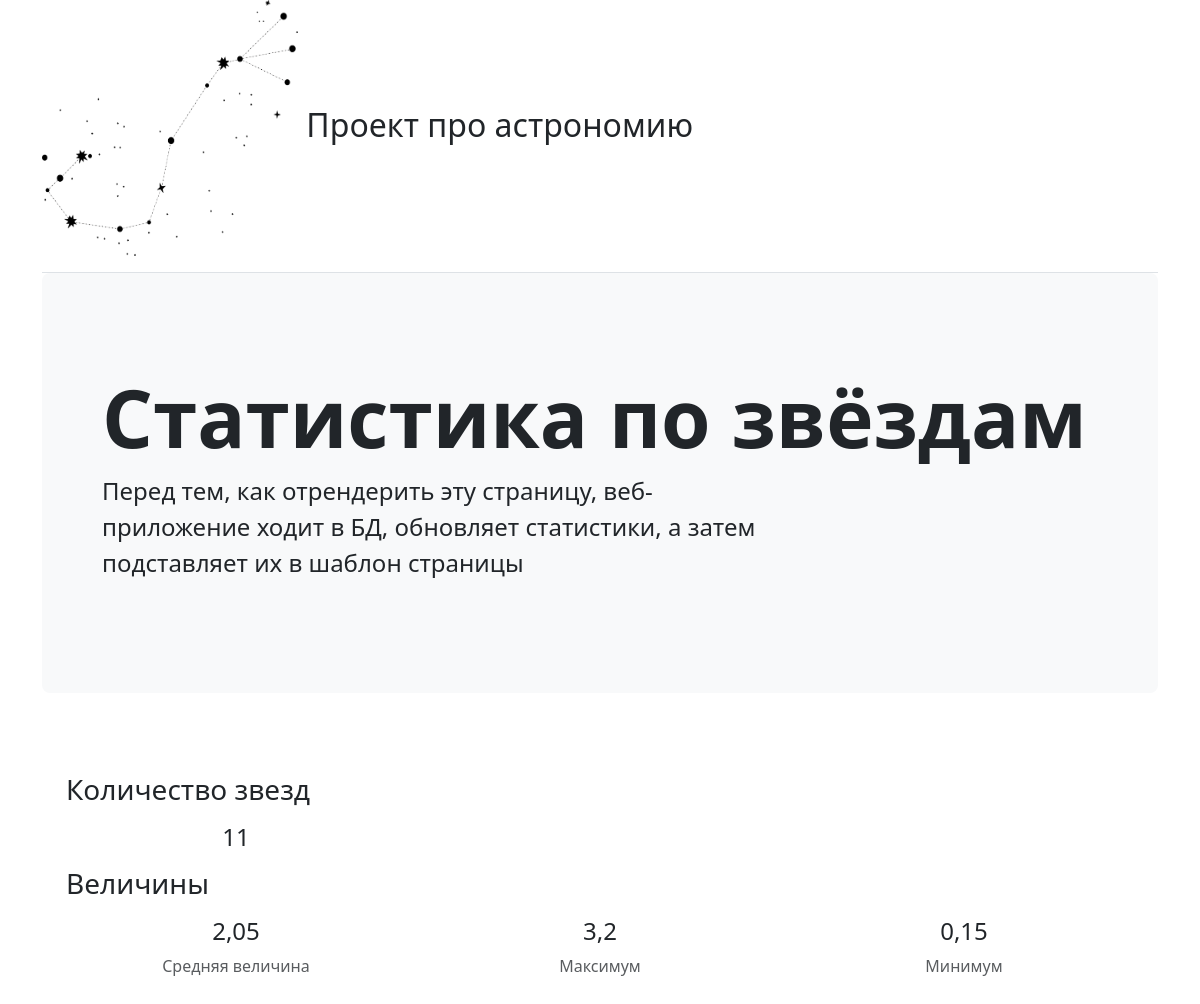
/stats, run on an earlier commit of the app's database.
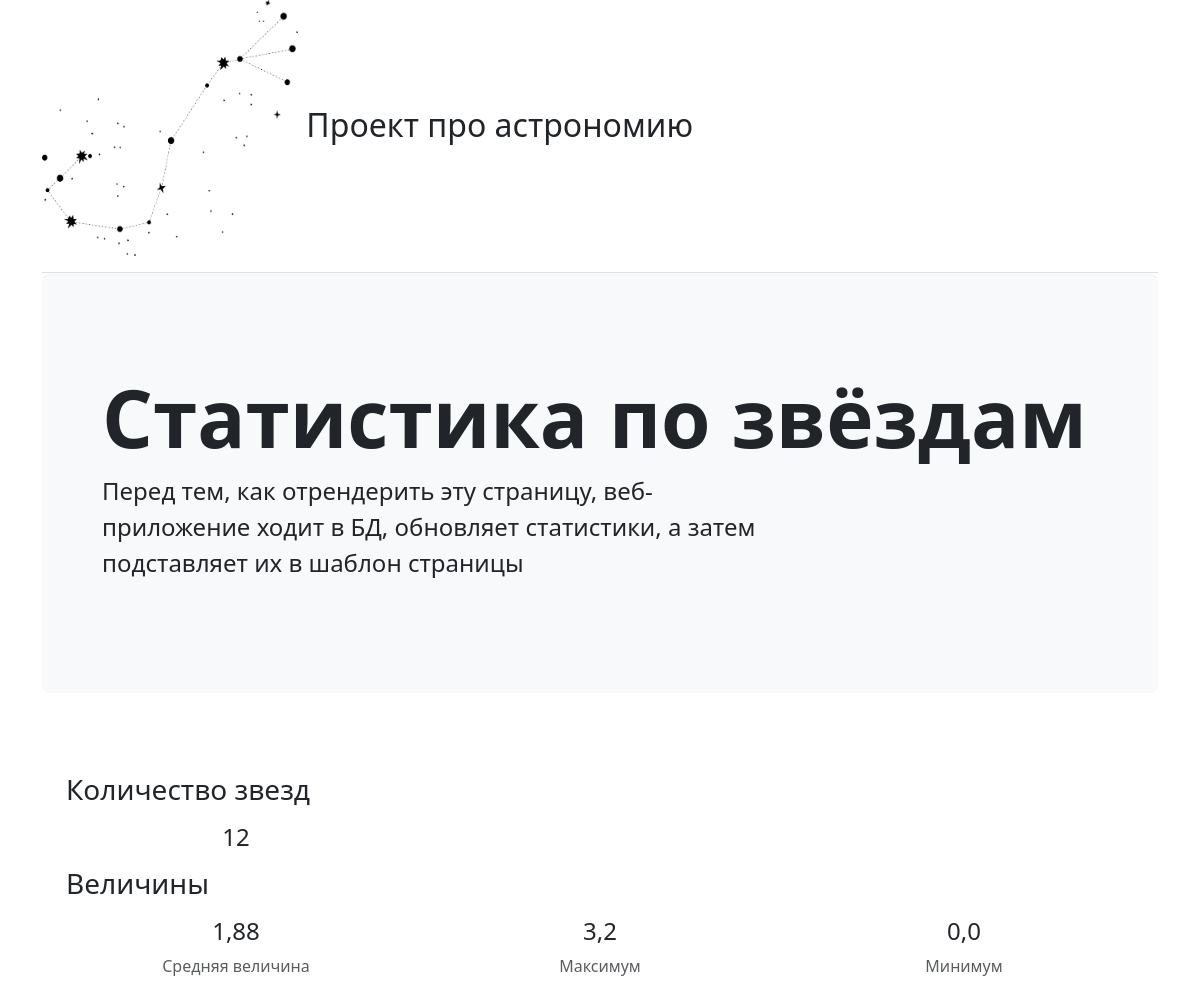
And on a later commit of the database.
### proj_astron/models.py (models this page shows)
class Star(models.Model):
    star = models.TextField(primary_key=True)
    type = models.TextField()
    magnitude = models.FloatField()
    constellation = models.TextField()
    class Meta:
        managed = False
        db_table = 'Stars'
    objects = models.Manager()

### proj_astron/views.py (the view)
# urls.py: path('stats', views.show_stats),
def show_stats(request):
    return render(request, "stats.html", context={'stats': db_stars.db_get_star_stats()})

### proj_astron/db_stars.py (called while the page is built)
def db_get_star_stats():
    magnitudes = [star.magnitude for star in Star.objects.all()]
    return {"stars_all": len(magnitudes),
            "magnitude_avg": round(np.mean(magnitudes), 2),
            "magnitude_max": max(magnitudes),
            "magnitude_min": min(magnitudes)}

### templates/stats.html
{% extends "base_page.html" %}
{% block page-title %}
Статистика по звёздам
{% endblock %}
{% block page-lead %}
Перед тем, как отрендерить эту страницу, веб-приложение ходит в БД, обновляет статистики, а затем подставляет их в шаблон страницы
{% endblock %}
{% block content %}
<div class="container px-4 py-5" id="stats">
    <div>
        <h3 class="py-2">Количество звезд</h3>
    </div>
    <div class="row text-center">
        <div class="col-md-4">
            <h4>{{ stats.stars_all }}</h4>
        </div>
    </div>
    <div>
        <h3 class="py-2">Величины</h3>
    </div>
    <div class="row text-center">
        <div class="col-md-4">
            <h4>{{ stats.magnitude_avg }}</h4>
            <p class="text-muted">Средняя величина</p>
        </div>
        <div class="col-sm-4">
            <h4>{{ stats.magnitude_max }}</h4>
            <p class="text-muted">Максимум</p>
        </div>
        <div class="col-sm-4">
            <h4>{{ stats.magnitude_min }}</h4>
            <p class="text-muted">Минимум</p>
        </div>
    </div>
</div>
{% endblock %}

What changed in the data, as far as the page shows it:
no longer on this page (row unchanged): Star: magnitude_min "0,15"
added Star: magnitude_min "0,0"
Also different on the page:
{{ stats.stars_all }}: "11" → "12"
{{ stats.magnitude_avg }}: "2,05" → "1,88"
